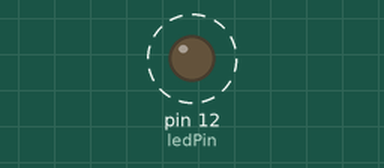
Recording of a sketch running on a simulated Arduino Uno, built with avr-gcc and run on an emulated ATmega328P. On the bench: output pins drawn as LEDs (lit = HIGH). Dashed ring = blinking. What the sketch prints to the serial monitor is not drawn.

Above: at 0.5 s.
Timing chart, 0 to 4.6 s (numbered marks = the images above):
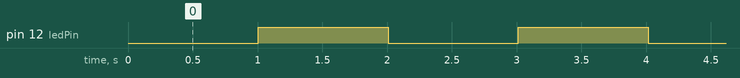

Measured:
- by itself, pin 12 (ledPin): alternates HIGH for 1.0 s and LOW for 1.0 s

The sketch:

led_millis.ino
```cpp
const int ledPin =  12;      // the number of the LED pin

// Variables will change:
int ledState = LOW;             // ledState used to set the LED
long previousMillis = 0;        // will store last time LED was updated

// the follow variables is a long because the time, measured in miliseconds,
// will quickly become a bigger number than can be stored in an int.
long interval = 1000;           // interval at which to blink (milliseconds)

void setup() {
  Serial.begin(9600);
  // set the digital pin as output:
  pinMode(ledPin, OUTPUT);
}

void loop()
{
  // here is where you'd put code that needs to be running all the time.

  // check to see if it's time to blink the LED; that is, if the
  // difference between the current time and last time you blinked
  // the LED is bigger than the interval at which you want to
  // blink the LED.
  unsigned long currentMillis = millis();

  if(currentMillis - previousMillis > interval) {
    // save the last time you blinked the LED
    previousMillis = currentMillis;

    // if the LED is off turn it on and vice-versa:
    if (ledState == LOW)
      ledState = HIGH;
    else
      ledState = LOW;

    // set the LED with the ledState of the variable:
    digitalWrite(ledPin, ledState);
  }
  Serial.print(ledState);
  Serial.println(" /");
}
```
